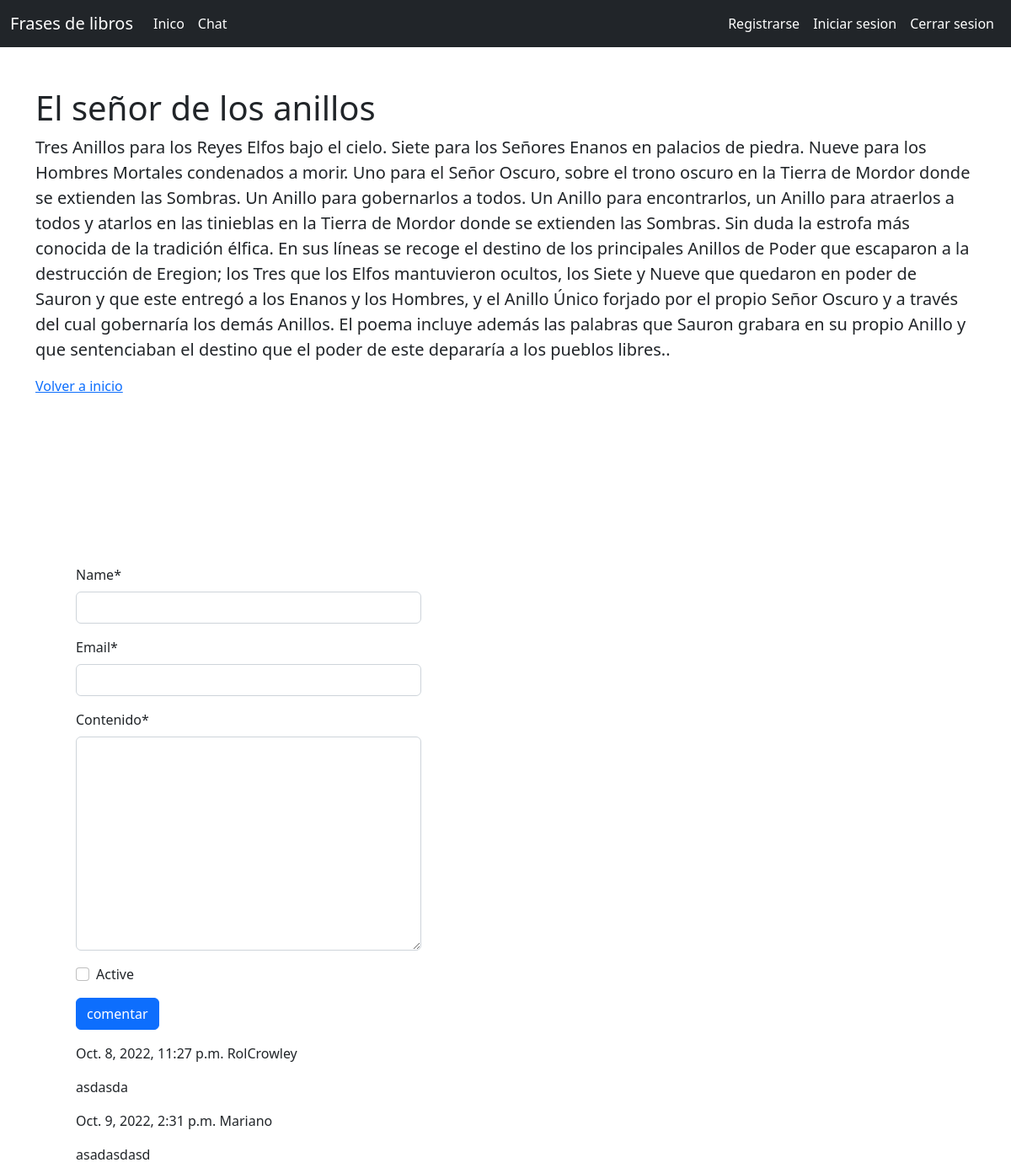
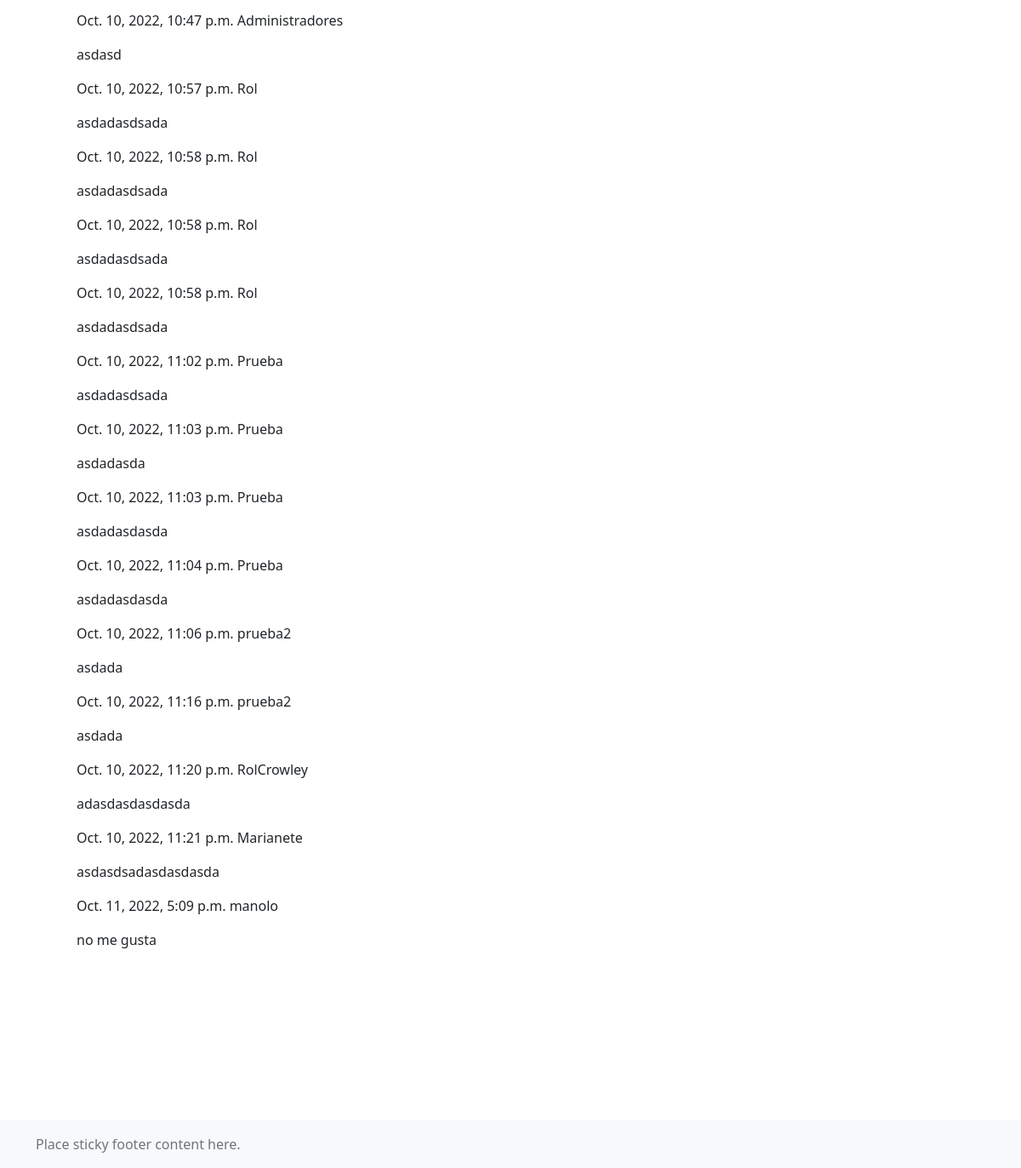
Screenshot of /3/ with the database file from the repository (2 pictures, top to bottom).
### posts/models.py (models this page shows, shortened)
class Post(models.Model):
    title = models.CharField(max_length=100)
    slug = models.SlugField()
    create_on = models.DateTimeField(auto_now_add=True)
    content = models.TextField()

class Comment(models.Model):
    post = models.ForeignKey(Post,on_delete=models.CASCADE,related_name='comments')
    name = models.CharField(max_length=100)
    email = models.EmailField()
    create_on = models.DateTimeField(auto_now_add=True)
    contenido = models.TextField()
    active=models.BooleanField(default=False)

### posts/views.py (the view)
# urls.py: path('<int:post_id>/',views.post_detail,name='post_detail'),
def post_detail(request,post_id):
    post = Post.objects.get(id=post_id)
    comments = post.comments.filter(active=True)
    if request.method == 'POST':
        form = CommentForm(request.POST)
        if form.is_valid():
            new_form = form.save(commit=False)
            new_form.post = post
            new_form.save()
            return redirect('post_detail',post_id= post_id)
    else:
        form = CommentForm
    return render(request, 'post_detail.html',{'post':post, 'comments':comments,'form':form})

### templates/post_detail.html (shortened to what this page needs)
{% extends 'base.html' %}
{% load static%}
{% load crispy_forms_tags %}
    {% block content %}
<main class="flex-shrink-0">
  <div class="container">
    <h1 class="mt-5">{{ post.title }}</h1>
    <p class="lead">{{ post.content }}.</p>
    <a href="/">Volver a inicio</a>
  </div>
</main>
<div style="margin: 200px; padding-right: 500px; margin-left: 90px; ">
  <form method="post">
    {{ form|crispy }}
    <input class="btn btn-primary" type="submit" name="enviar" value="comentar">
  </form>
  {% for comentario in comments %}
  <p>{{ comentario.create_on }} {{ comentario.name }} </p>
  <p>{{comentario.contenido}}</p>
  {% endfor %}
</div>
<footer class="footer mt-auto py-3 bg-light">
  <div class="container">
    <span class="text-muted">Place sticky footer content here.</span>
  </div>
</footer>
    {% endblock %}

### rows the page displays
Post: title "El señor de los anillos", content "Tres Anillos para los Reyes Elfos bajo el cielo. Siete para los Señores Enanos en palacios de piedra. Nueve para los Hombres Mortales condenados a morir. Uno para el Señor Oscuro, sobre el trono oscuro en la Tierra de Mordor donde se extienden las Sombras. Un Anillo para gobernarlos a todos. Un Anillo para encontrarlos, un Anillo para atraerlos a todos y atarlos en las tinieblas en la Tierra de Mordor donde se extienden las Sombras. Sin duda la estrofa más conocida de la tradición élfica. En sus líneas se recoge el destino de los principales Anillos de Poder que escaparon a la destrucción de Eregion; los Tres que los Elfos mantuvieron ocultos, los Siete y Nueve que quedaron en poder de…"
Comment: create_on "Oct. 8, 2022, 11:27 p.m.", name "RolCrowley", contenido "asdasda"
Comment: create_on "Oct. 9, 2022, 2:31 p.m.", name "Mariano", contenido "asadasdasd"
Comment: create_on "Oct. 10, 2022, 10:47 p.m.", name "Administradores", contenido "asdasd"
Comment: create_on "Oct. 10, 2022, 10:57 p.m.", name "Rol", contenido "asdadasdsada"
Comment: create_on "Oct. 10, 2022, 10:58 p.m.", name "Rol", contenido "asdadasdsada"
Comment: create_on "Oct. 10, 2022, 10:58 p.m.", name "Rol", contenido "asdadasdsada"
Comment: create_on "Oct. 10, 2022, 10:58 p.m.", name "Rol", contenido "asdadasdsada"
Comment: create_on "Oct. 10, 2022, 11:02 p.m.", name "Prueba", contenido "asdadasdsada"
Comment: create_on "Oct. 10, 2022, 11:03 p.m.", name "Prueba", contenido "asdadasda"
Comment: create_on "Oct. 10, 2022, 11:03 p.m.", name "Prueba", contenido "asdadasdasda"
Comment: create_on "Oct. 10, 2022, 11:04 p.m.", name "Prueba", contenido "asdadasdasda"
Comment: create_on "Oct. 10, 2022, 11:06 p.m.", name "prueba2", contenido "asdada"
Comment: create_on "Oct. 10, 2022, 11:16 p.m.", name "prueba2", contenido "asdada"
Comment: create_on "Oct. 10, 2022, 11:20 p.m.", name "RolCrowley", contenido "adasdasdasdasda"
Comment: create_on "Oct. 10, 2022, 11:21 p.m.", name "Marianete", contenido "asdasdsadasdasdasda"
Comment: create_on "Oct. 11, 2022, 5:09 p.m.", name "manolo", contenido "no me gusta"
